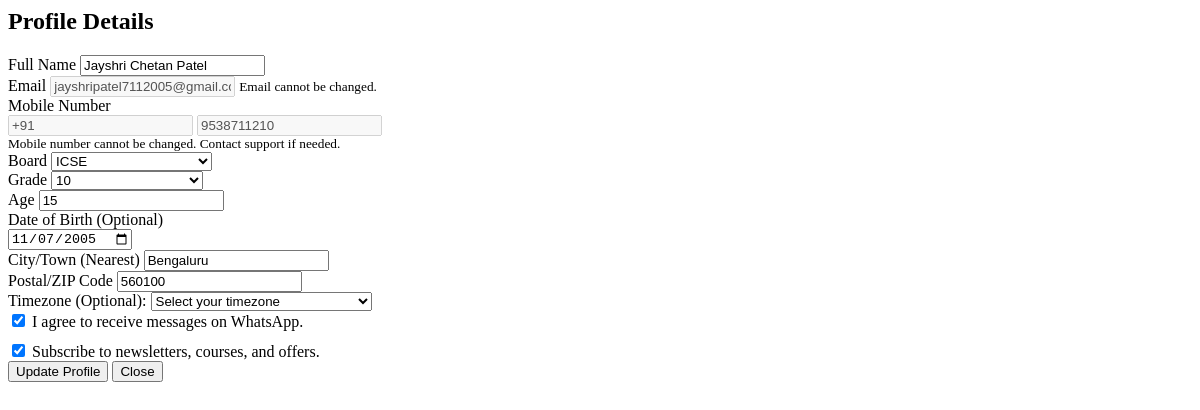
The app's page /profile (signed in), older data.
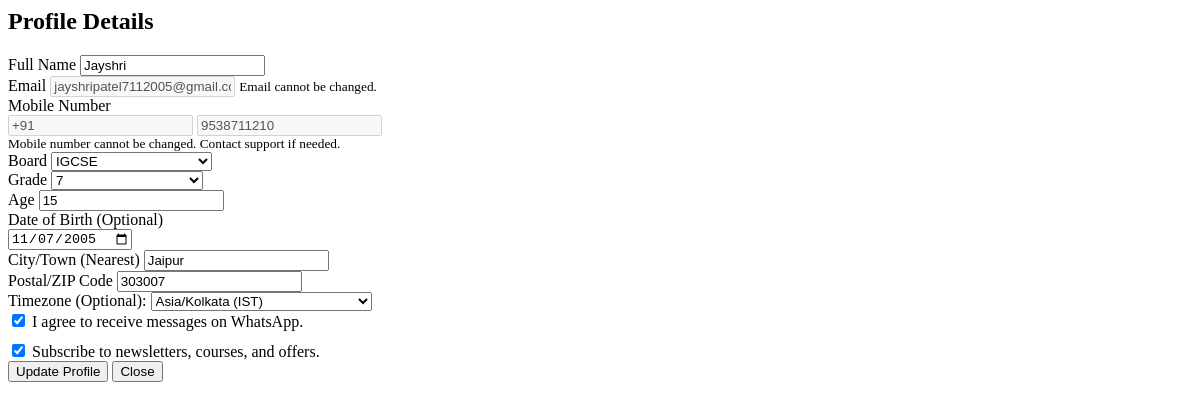
The same page, newer data.
### server.py (models this page shows, shortened)
class User(UserMixin, db.Model):
    id = db.Column(db.Integer, primary_key=True)
    name = db.Column(db.String(100), nullable=False)
    email = db.Column(db.String(120), unique=True, nullable=False)
    country_code = db.Column(db.String(5), nullable=False, default="+91")  # ✅ ADD
    phone_number = db.Column(db.String(30), unique=True, nullable=True)
    grade = db.Column(db.String(20))
    password_hash = db.Column(db.String(256), nullable=True)
    age = db.Column(db.Integer, nullable=True)
    city = db.Column(db.String(100), nullable=True)
    postal_code = db.Column(db.String(20), nullable=True)
    timezone = db.Column(db.String(50), nullable=True)
    whatsapp_consent = db.Column(db.Boolean, default=False)
    newsletter_consent = db.Column(db.Boolean, default=False)
    board = db.Column(db.String(50), nullable=True)
    profile_completed = db.Column(db.Boolean, default=False)
    dob = db.Column(db.Date, nullable=True)

### server.py (the view, shortened to what this page needs)
@app.route('/profile', methods=['GET', 'POST'])
@login_required
def profile():
    from datetime import datetime
    import re
    is_ajax = request.headers.get("X-Requested-With") == "XMLHttpRequest"
    return render_template("profile.html", errors={}, form={})

### server.py (called while the page is built)
@app.context_processor
def inject_now():
    return {'now': datetime.now}

@login_manager.user_loader
def load_user(user_id):
    return User.query.get(int(user_id))

def clear_temp_dir():
    for f in os.listdir(TEMP_DIR):
        try:
            os.remove(os.path.join(TEMP_DIR, f))
        except:
            pass

@app.after_request
def cleanup_temp(response):
    if response.direct_passthrough:
        return response
    clear_temp_dir()
    return response

### templates/profile.html (shortened to what the changed rows need)
        <form method="POST" action="{{ url_for('profile') }}" class="glass-form auth-form">
            <h2 class="form-title">Profile Details</h2>
            <div class="form-group">
                <label for="name" class="required">Full Name</label>
                <input type="text" id="name" name="name" required value="{{ current_user.name }}">
            </div>
            <div class="form-group">
                <label for="email" class="required">Email</label>
                <input type="email" id="email" name="email" required value="{{ current_user.email }}" disabled>
                <small>Email cannot be changed.</small>
            </div>
           <div class="form-group">
    {% if current_user.phone_number %}
        <div class="phone-display">
            <input type="text"
                   class="country-code"
                   value="{{ current_user.phone_number[:3] }}"
                   disabled>
            <input type="text"
                   class="phone-main"
                   value="{{ current_user.phone_number[3:] }}"
                   disabled>
        </div>
        <small>Mobile number cannot be changed. Contact support if needed.</small>
    {% endif %}
</div>
            <div class="form-group">
                <label class="required">Board</label>
                <select name="board" required class="{% if errors.board %}input-error{% endif %}">
    {% for b in ['CBSE','ICSE','State Board','IB','IGCSE','College'] %}
        <option value="{{ b }}"
            {% if current_user.board == b %}selected{% endif %}>
            {{ b }}
        </option>
    {% endfor %}
</select>
            </div>
            <div class="form-group">
    <label for="grade" class="required">Grade</label>
    <select id="grade" name="grade" required>
        {% for g in range(1, 13) %}
            <option value="{{ g }}"
                {% if current_user.grade and current_user.grade|int == g %}selected{% endif %}>
                {{ g }}
            </option>
        {% endfor %}
    </select>
</div>
            <div class="form-group">
                <label for="age" class="required">Age</label>
                <input type="number" id="age" name="age"
       placeholder="e.g., 25"
       value="{{ current_user.age or '' }}"
       min="1"
       required>
            </div>
            <div class="form-group">
    <div style="display:flex; align-items:center;">
        <input
            type="date"
            id="dob"
            name="dob"
            value="{{ current_user.dob.strftime('%Y-%m-%d') if current_user.dob else '' }}"
            class="dob-input"
        >
    </div>
</div>
            <div class="form-group">
                <label for="city" class="required">City/Town (Nearest)</label>
                <input type="text" id="city" name="city"
       placeholder="e.g., Bengaluru"
       value="{{ current_user.city or '' }}"
       required>
            </div>
            <div class="form-group">
               <label for="postal_code" class="required">Postal/ZIP Code</label>
                <input type="text" id="postal_code" name="postal_code"
       placeholder="e.g., 560089"
       value="{{ current_user.postal_code or '' }}"
       required>
            </div>
            <div class="form-group">
                <label for="timezone">Timezone (Optional):</label>
                <select id="timezone" name="timezone">
                    <option value="" {% if not current_user.timezone %}selected{% endif %}>Select your timezone</option>
                    <option value="Asia/Kolkata" {% if current_user.timezone == 'Asia/Kolkata' %}selected{% endif %}>Asia/Kolkata (IST)</option>
                </select>
            </div>
            <div class="form-group checkbox-group">
    <label>
        <input type="checkbox" id="whatsapp_consent" name="whatsapp_consent" value="on"
               {% if current_user.whatsapp_consent %}checked{% endif %}>
        I agree to receive messages on WhatsApp.
    </label>
</div>
<div class="form-group checkbox-group" style="margin-top: 10px;">
    <label>
        <input type="checkbox" id="newsletter_consent" name="newsletter_consent" value="on"
               {% if current_user.newsletter_consent %}checked{% endif %}>
        Subscribe to newsletters, courses, and offers.
    </label>
</div>
</form>

Row changes from the older to the newer data that the page shows:
changed User "jayshripatel7112005@gmail.com": name "Jayshri Chetan Patel" → "Jayshri"; board "ICSE" → "IGCSE"; grade "10" → "7"; city "Bengaluru" → "Jaipur"; postal_code "560100" → "303007"; timezone "Select your timezone" → "Asia/Kolkata (IST)"
